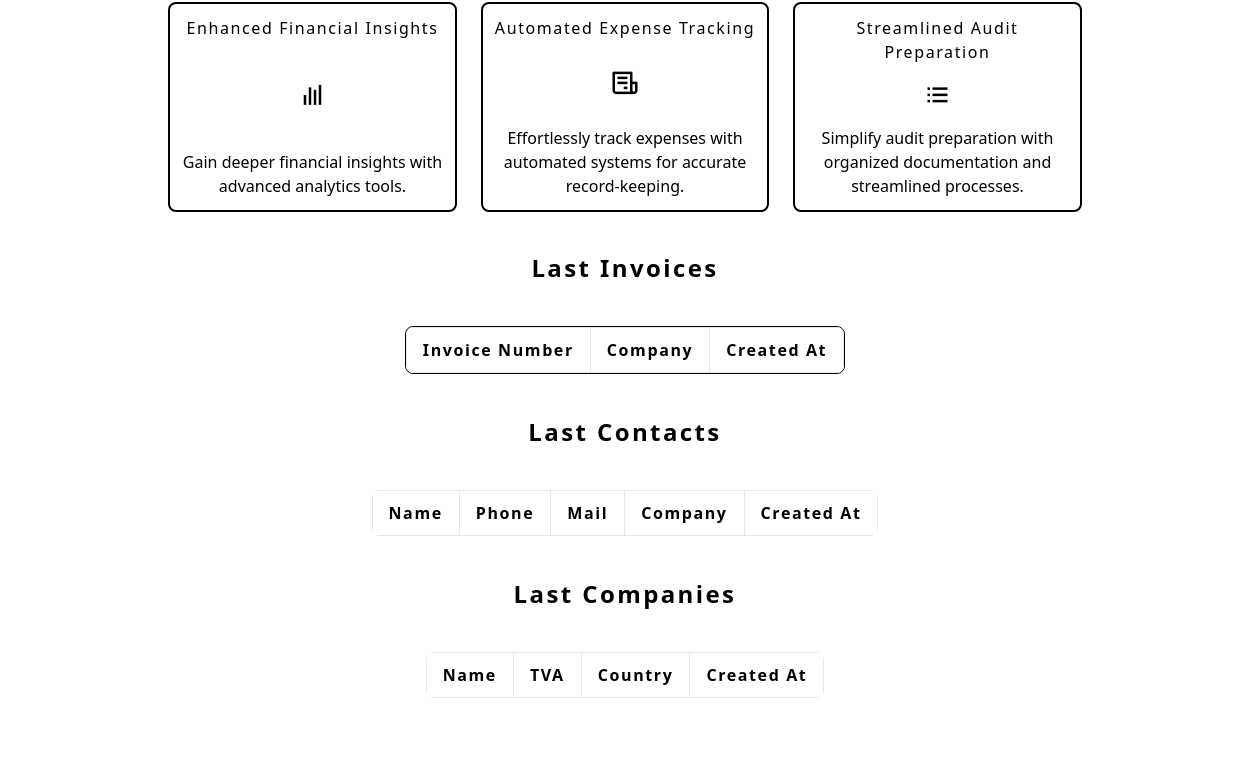
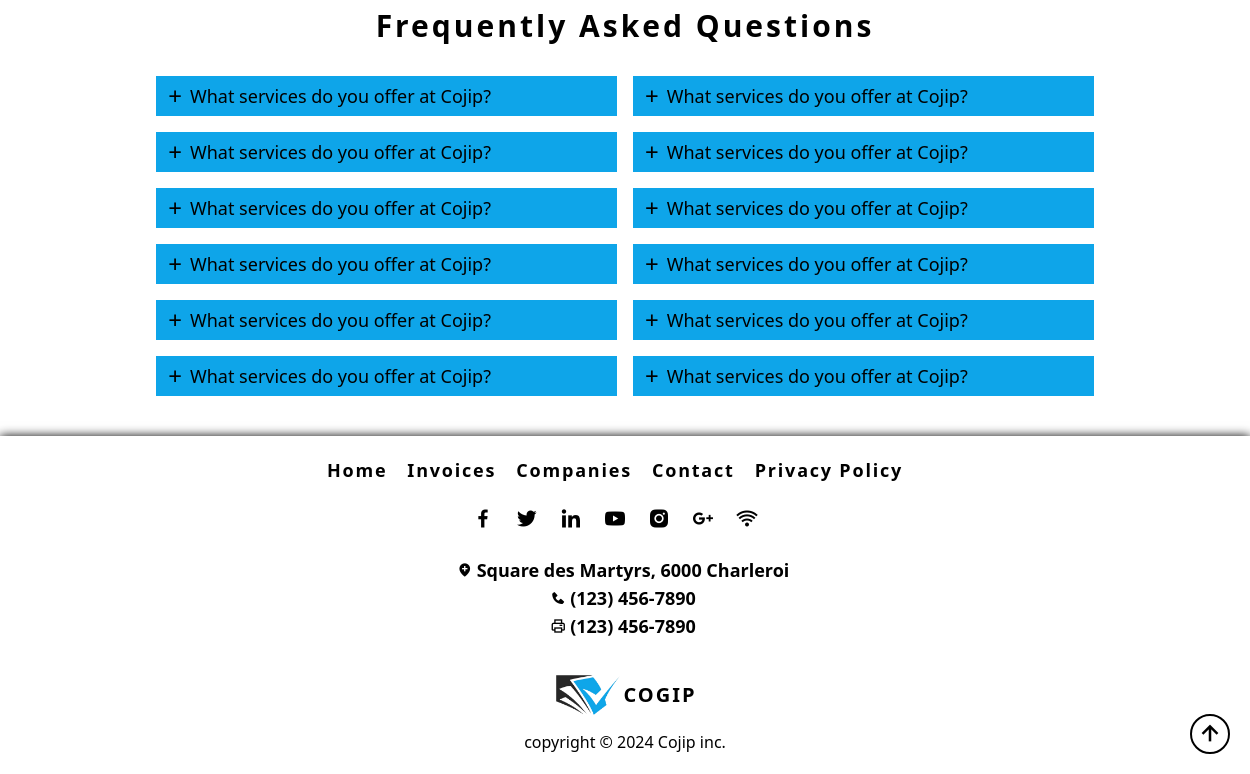
/ (lower part), run on an earlier commit of the app's database (2 pictures, top to bottom).
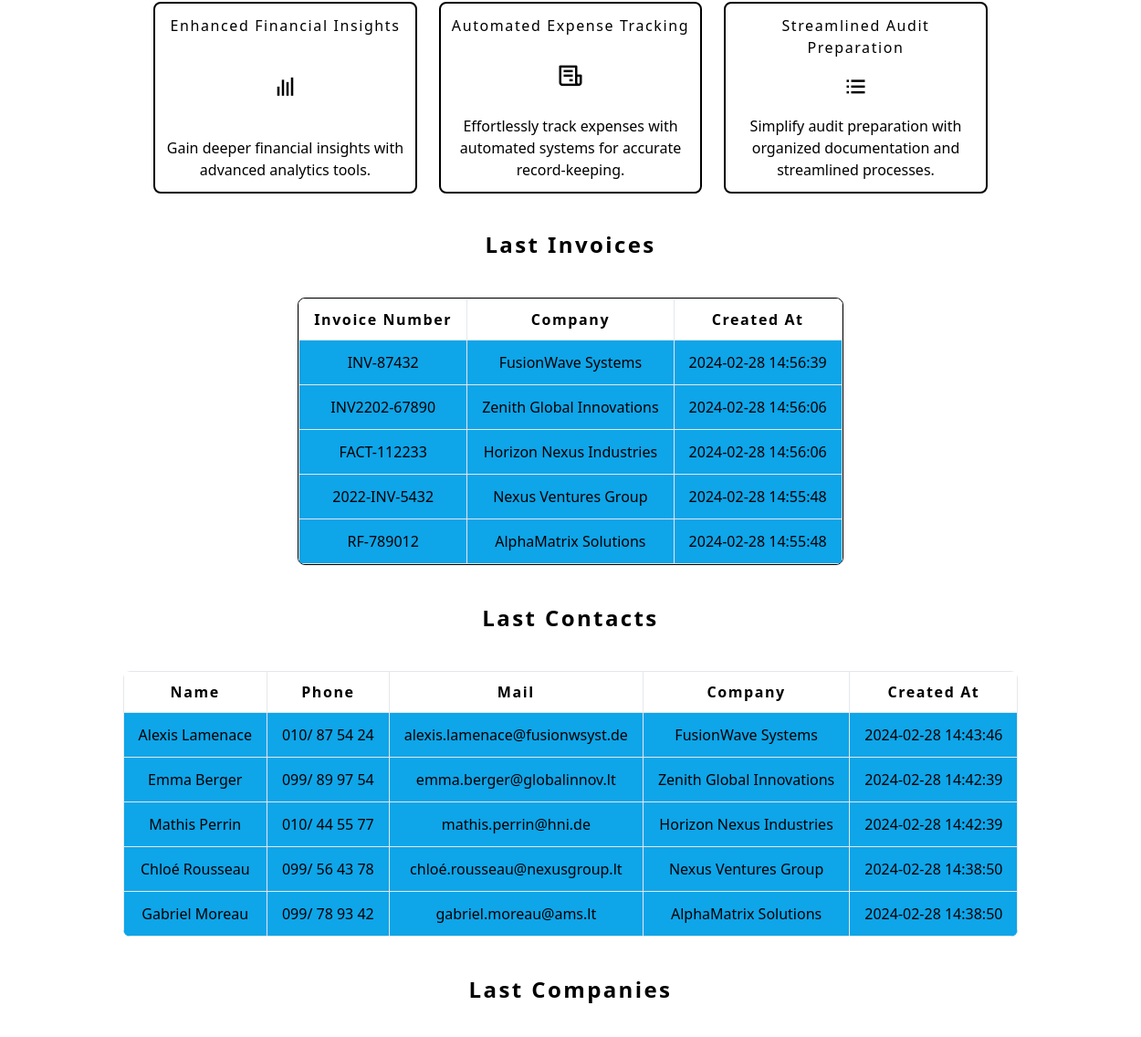
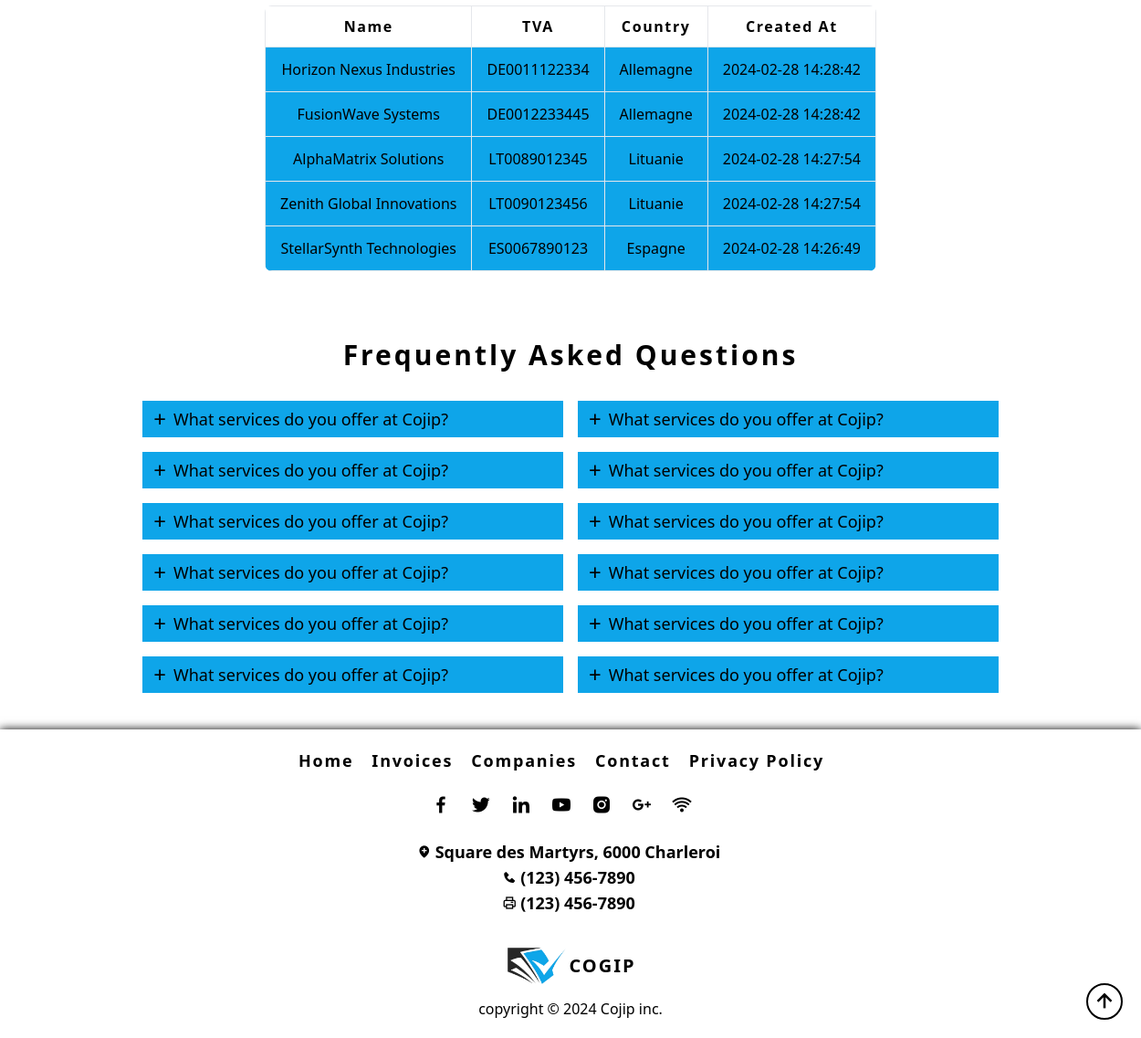
And on a later commit of the database (2 pictures, top to bottom).
### tables this page shows
CREATE TABLE `invoices` (
  `id` int(11) NOT NULL,
  `ref` varchar(50) DEFAULT NULL,
  `company_id` int(11) DEFAULT NULL,
  `created_at` datetime DEFAULT current_timestamp(),
  `updated_at` datetime DEFAULT current_timestamp() ON UPDATE current_timestamp()
);

CREATE TABLE `companies` (
  `id` int(11) NOT NULL,
  `name` varchar(50) NOT NULL,
  `type_id` int(11) DEFAULT NULL,
  `country` varchar(50) DEFAULT NULL,
  `tva` varchar(50) DEFAULT NULL,
  `created_at` datetime DEFAULT current_timestamp(),
  `update_dat` datetime DEFAULT current_timestamp() ON UPDATE current_timestamp()
);

CREATE TABLE `contacts` (
  `id` int(11) NOT NULL,
  `name` varchar(50) NOT NULL,
  `email` varchar(50) DEFAULT NULL,
  `company_id` int(11) DEFAULT NULL,
  `phone` varchar(50) DEFAULT NULL,
  `created_at` datetime DEFAULT current_timestamp(),
  `updated_at` datetime DEFAULT current_timestamp() ON UPDATE current_timestamp()
);

### Controller/HomepageController.php (called while the page is built, shortened)
<?php
class HomepageController
{
    public function index()
    {
        $invoices = (new InvoicesController())->home();
        $contacts = (new ContactsController())->home();
        $companies = (new CompaniesController())->home();
        require 'View/home.php';
    }
}

### Controller/InvoicesController.php (called while the page is built, shortened)
<?php
class InvoicesController
{
    public function home() {
        require 'Connect/Cogip.php';
        $statement = $bdd->prepare('SELECT id, ref, company_id, created_at FROM invoices ORDER BY created_at DESC LIMIT 5');
        $statement->execute();
        $rawInvoices = $statement->fetchAll();
        $invoices = [];
        foreach ($rawInvoices as $rawInvoice)
        {
            $invoices[] = new Invoices($rawInvoice['id'], $rawInvoice['ref'], $rawInvoice['company_id'], $rawInvoice['created_at']);
        }
        return $invoices;
    }
}

### Model/Invoices.php (called while the page is built, shortened)
<?php
class Invoices
{
    public function __construct(int $id, string $reference, int $company_id, string $created_at)
    {
        $this->reference = $reference;
        $this->created_at = $created_at;
    }
}

### Controller/CompaniesController.php (called while the page is built, shortened)
<?php
class CompaniesController
{
    public function singleCompany($id) {
        require 'Connect/Cogip.php';
        $statement = $bdd->prepare("SELECT id, name, country, tva, created_at FROM companies WHERE id = $id");
        $statement->execute();
        $rawCompanies = $statement->fetchAll();
        $companies = [];
        foreach ($rawCompanies as $rawCompagny)
        {
            $companies[] = new Companies($rawCompagny['name'], $rawCompagny['country'], $rawCompagny['tva'], $rawCompagny['created_at'], $rawCompagny['id']);
        }
        return $companies;
    }
    public function home()
    {
        require 'Connect/Cogip.php';
        $statement = $bdd->prepare('SELECT id, name, country, tva, created_at FROM companies ORDER BY created_at DESC LIMIT 5');
        $statement->execute();
        $rawCompanies = $statement->fetchAll();
        $companies = [];
        foreach ($rawCompanies as $rawCompagny)
        {
            $companies[] = new Companies($rawCompagny['name'], $rawCompagny['country'], $rawCompagny['tva'], $rawCompagny['created_at'], $rawCompagny['id']);
        }
        return $companies;
    }
}

### Model/Compagnies.php (called while the page is built, shortened)
<?php
class Companies
{
    public function __construct(string $name, string $country, string $tvaNumber, string $created_at, int $id)
    {
        $this->name = $name;
        $this->country = $country;
        $this->tvaNumber = $tvaNumber;
        $this->created_at = $created_at;
    }
}

### Controller/ContactsController.php (called while the page is built, shortened)
<?php
class ContactsController {
    public function home() {
        require 'Connect/Cogip.php';
        $statement = $bdd->prepare('SELECT id, name, email, phone, company_id, created_at FROM contacts ORDER BY created_at DESC LIMIT 5');
        $statement->execute();
        $rawContacts = $statement->fetchAll();
        $contacts = [];
        foreach ($rawContacts as $rawContact)
        {
            $contacts[] = new Contacts($rawContact['name'], $rawContact['email'], $rawContact['phone'], $rawContact['company_id'], $rawContact['created_at'], $rawContact['id']);
        }
        return $contacts;
    }
}

### Model/Contacts.php (called while the page is built, shortened)
<?php
class Contacts {
    public function __construct(string $name, string $email, string $phone, int $company_id, string $created_at, int $id) {
        $this->name = $name;
        $this->email = $email;
        $this->phone = $phone;
        $this->created_at = $created_at;
    }
}

### View/home.php (the view, shortened to what the changed rows need)
<?php require 'View/includes/header.php'; ?>
<main class=" pt-[85px] transition-all duration-500 ease-linear bg-slate-50">
    <section class="section_last_invoice">
        <h2 class="title_invoice font-bold text-2xl capitalize tracking-widest text-center m-7">last invoices</h2>
        <div class="flex justify-center items-center">
            <div class="table_invoice transition-shadow duration-500 ease box-shadow  scroll-shadow-table border border-black overflow-x-auto mx-1 my-3.5 md:mx-0 rounded-lg table-auto">
                <table class="table-auto">
                    <thead class="bg-slate-50">
                        <tr>
                            <th class="px-4 py-2.5 border capitalize tracking-widest">invoice number</th>
                            <th class="px-4 py-2.5 border capitalize tracking-widest">company</th>
                            <th class="px-4 py-2.5 border capitalize tracking-widest">created at</th>
                        </tr>
                    </thead>
                    <tbody>
                        <?php foreach ($invoices as $invoice) : ?>
                            <?php $company = (new CompaniesController())->singleCompany($invoice->company_id); ?>
                            <tr>
                                <td class="bg-sky-500/100 px-4 py-3 border text-center"><?= $invoice->reference ?></td>
                                <td class="bg-sky-500/100 px-4 py-3 border text-center"><?= $company[0]->name ?></td>
                                <td class="bg-sky-500/100 px-4 py-3 border text-center"><?= $invoice->created_at ?></td>
                            </tr>
                        <?php endforeach; ?>
                    </tbody>
                </table>
            </div>
        </div>
    </section>
    <section class="section_last_contact">
        <h2 class="title_contact font-bold text-2xl capitalize tracking-widest text-center m-7">last contacts</h2>
        <div class="flex justify-center items-center">
            <div class="table_contact scroll-shadow-table overflow-hidden my-3.5 mx-0 rounded-lg table-auto mx-1">
                <table class="table-auto">
                    <thead class="bg-slate-50">
                        <tr>
                            <th class="px-4 py-2.5 border capitalize tracking-widest">name</th>
                            <th class="px-4 py-2.5 border capitalize tracking-widest">phone</th>
                            <th class="px-4 py-2.5 border capitalize tracking-widest">mail</th>
                            <th class="px-4 py-2.5 border capitalize tracking-widest">company</th>
                            <th class="px-4 py-2.5 border capitalize tracking-widest">created at</th>
                        </tr>
                    </thead>
                    <tbody>
                        <?php foreach ($contacts as $contact) : ?>
                            <?php $company = (new CompaniesController())->singleCompany($contact->company_id); ?>
                            <tr>
                                <td class="bg-sky-500/100 px-4 py-3 border text-center"><?= $contact->name ?></td>
                                <td class="bg-sky-500/100 px-4 py-3 border text-center"><?= $contact->phone ?></td>
                                <td class="bg-sky-500/100 px-4 py-3 border text-center"> <?= $contact->email ?></td>
                                <td class="bg-sky-500/100 px-4 py-3 border text-center"> <?= $company[0]->name ?></td>
                                <td class="bg-sky-500/100 px-4 py-3 border text-center"> <?= $contact->created_at ?></td>
                            </tr>
                        <?php endforeach; ?>
                    </tbody>
                </table>
            </div>
        </div>
    </section>
    <section class="section_last_companies">
        <h2 class="title_companies font-bold text-2xl capitalize tracking-widest text-center m-7">last companies</h2>
        <div class="flex justify-center items-center">
            <div class="table_companies scroll-shadow-table overflow-hidden my-3.5 mx-0 rounded-lg table-auto">
                <table class="table-auto border border-black">
                    <thead class="bg-slate-50">
                        <tr>
                            <th class="px-4 py-2.5 border capitalize tracking-widest">name</th>
                            <th class="px-4 py-2.5 border capitalize tracking-widest">TVA</th>
                            <th class="px-4 py-2.5 border capitalize tracking-widest">country</th>
                            <th class="px-4 py-2.5 border capitalize tracking-widest">created at</th>
                        </tr>
                    </thead>
                    <tbody>
                        <?php foreach ($companies as $company) : ?>
                            <tr>
                                <td class="bg-sky-500/100 px-4 py-3 border text-center"><?= $company->name ?></td>
                                <td class="bg-sky-500/100 px-4 py-3 border text-center"><?= $company->tvaNumber ?></td>
                                <td class="bg-sky-500/100 px-4 py-3 border text-center"><?= $company->country ?></td>
                                <td class="bg-sky-500/100 px-4 py-3 border text-center"><?= $company->created_at ?></td>
                            </tr>
                        <?php endforeach; ?>
                    </tbody>
                </table>
            </div>
        </div>
    </section>
    <section class="faq py-5 duration-500 ease-in-out">
        <div class="my-5">
            <h2 class="text-center py-5 text-3xl capitalize tracking-widest font-bold">frequently asked questions</h2>
        </div>
    </section>
</main>
</body>
</html>
<?php require 'View/includes/footer.php' ?>

What changed in the data, as far as the page shows it:
added invoices: ref "INV-87432", company.name "FusionWave Systems", created_at "2024-02-28 14:56:39"
added invoices: ref "INV2202-67890", company.name "Zenith Global Innovations", created_at "2024-02-28 14:56:06"
added invoices: ref "FACT-112233", company.name "Horizon Nexus Industries", created_at "2024-02-28 14:56:06"
added invoices: ref "2022-INV-5432", company.name "Nexus Ventures Group", created_at "2024-02-28 14:55:48"
added invoices: ref "RF-789012", company.name "AlphaMatrix Solutions", created_at "2024-02-28 14:55:48"
added contacts: name "Alexis Lamenace", phone "010/ 87 54 24", email "alexis.lamenace@fusionwsyst.de", company.name "FusionWave Systems", created_at "2024-02-28 14:43:46"
added contacts: name "Emma Berger", phone "099/ 89 97 54", email "emma.berger@globalinnov.lt", company.name "Zenith Global Innovations", created_at "2024-02-28 14:42:39"
added contacts: name "Mathis Perrin", phone "010/ 44 55 77", email "mathis.perrin@hni.de", company.name "Horizon Nexus Industries", created_at "2024-02-28 14:42:39"
added contacts: name "Chloé Rousseau", phone "099/ 56 43 78", email "chloé.rousseau@nexusgroup.lt", company.name "Nexus Ventures Group", created_at "2024-02-28 14:38:50"
added contacts: name "Gabriel Moreau", phone "099/ 78 93 42", email "gabriel.moreau@ams.lt", company.name "AlphaMatrix Solutions", created_at "2024-02-28 14:38:50"
added companies: name "Horizon Nexus Industries", tva "DE0011122334", country "Allemagne", created_at "2024-02-28 14:28:42"
added companies: name "FusionWave Systems", tva "DE0012233445", country "Allemagne", created_at "2024-02-28 14:28:42"
added companies: name "AlphaMatrix Solutions", tva "LT0089012345", country "Lituanie", created_at "2024-02-28 14:27:54"
added companies: name "Zenith Global Innovations", tva "LT0090123456", country "Lituanie", created_at "2024-02-28 14:27:54"
added companies: name "StellarSynth Technologies", tva "ES0067890123", country "Espagne", created_at "2024-02-28 14:26:49"
